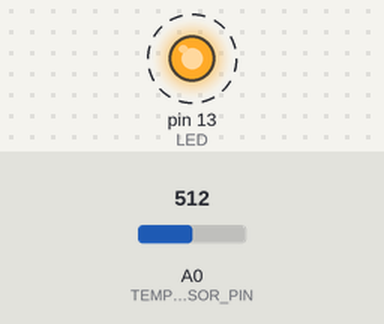
A sketch run on a simulated Arduino Uno, built with avr-gcc and run on an emulated ATmega328P. Shown: output pins drawn as LEDs (lit = HIGH). Dashed ring = blinking. Inputs (shaded band) come from the test bench; at power-on: A0 (TEMP_SENSOR_PIN) = 512.

Above: at 0.2 s.
Timing chart, 0 to 3.0 s (numbered marks = the images above):
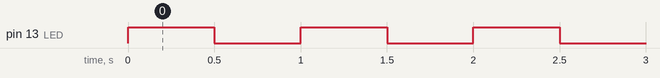

Measured:
- by itself, pin 13 (LED): alternates HIGH for 0.50 s and LOW for 0.50 s

The sketch:

Assignement.ino
```cpp
#include <LM35.h> //LM

#define LED LED_BUILTIN
#define TEMP_SENSOR_PIN A0

#define TEMP_THRESHOLD 30.0f

LM35 tempProbe(TEMP_SENSOR_PIN);

void setBlinkFast(){
  OCR1A = 15625; // compare match register 62500 Hz / 4 =  15625
}

void setBlinkSlow(){
  OCR1A = 31250; // compare match register 62500 Hz / 2 = 31250
}

void initTimer(){
  cli();                    // disable all interrupts
  TCCR1A = 0;
  TCCR1B = 0;
  TCNT1  = 0;
  setBlinkSlow();
  TCCR1B |= (1 << WGM12);   // CTC mode
  TCCR1B |= (1 << CS12);    // Frequency 16Mhz/ 256 prescaler = 62500 Hz
  TIMSK1 = (1 << OCIE1A);   // Local interruption OCIE1A
  sei();                    // enable all interrupts
}

void onTimer(){
  static bool state = HIGH;
  digitalWrite(LED, state);
  state = !state;
}

void setup(){
  pinMode(LED, OUTPUT);
  initTimer();
}

ISR(TIMER1_COMPA_vect){ //ISR of timer compare
  onTimer();
}

void loop(){
  if(tempProbe.cel() > TEMP_THRESHOLD){
    setBlinkSlow();
  }
  else{
    setBlinkFast();
  }
}
```
